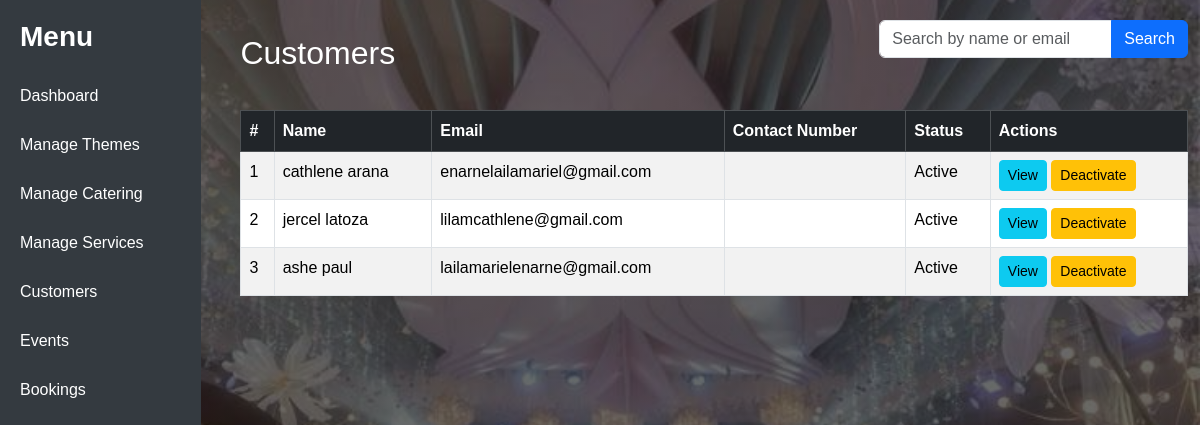
The app's page /php/customers.php with its own data.
### tables this page shows
CREATE TABLE `users` (
  `user_id` int(11) NOT NULL,
  `full_name` varchar(100) NOT NULL,
  `email` varchar(100) NOT NULL,
  `password` varchar(255) NOT NULL,
  `role` enum('customer','admin','staff') NOT NULL,
  `contact_number` varchar(20) DEFAULT NULL,
  `created_at` timestamp NOT NULL DEFAULT current_timestamp(),
  `status` enum('active','inactive') DEFAULT 'active'
);

### php/customers.php (the view, shortened to what this page needs)
<?php
try {
    $conn = new PDO("mysql:host=localhost;dbname=event_management", "root", "");
    $conn->setAttribute(PDO::ATTR_ERRMODE, PDO::ERRMODE_EXCEPTION);
    $search = $_GET['search'] ?? '';
    if ($search) {
        $stmt = $conn->prepare("
            SELECT * FROM users
            WHERE (name LIKE ? OR email LIKE ?) AND role='customer'
            ORDER BY user_id DESC
        ");
        $sql->execute(["%$search%", "%$search%"]);
        $customers = $sql->fetchAll(PDO::FETCH_ASSOC);
    } else {
        $sql = $conn->query("SELECT * FROM users WHERE role='customer' ORDER BY user_id DESC");
        $customers = $sql->fetchAll(PDO::FETCH_ASSOC);
    }
} catch (PDOException $e) {
    die("Connection failed: " . $e->getMessage());
}
?>
<!DOCTYPE html>
<html lang="en">
<head>
    <link rel="stylesheet" href="../bootstrap/bootstrap.css">
</head>
<body>
    <div class="sidebar">
        <h3>Menu</h3>
        <a href="admin_dashboard.php">Dashboard</a>
        <a href="themes.php">Manage Themes</a>
        <a href="catering.php">Manage Catering</a>
        <a href="services.php">Manage Services</a>
        <a href="customers.php">Customers</a>
        <a href="events.php">Events</a>
        <a href="bookings.php">Bookings</a>
    </div>
    <div class="container">
        <div class="navig d-flex justify-content-between align-items-center mb-3">
            <h2>Customers</h2>
            <form method="GET" class="search-bar">
                <div class="input-group mb-3">
                    <input type="text" name="search" class="form-control" placeholder="Search by name or email" value="<?= htmlspecialchars($search) ?>">
                    <button class="btn btn-primary" type="submit">Search</button>
                </div>
            </form>
        </div>
        <table class="table table-striped table-bordered">
            <thead class="table-dark">
                <tr>
                    <th>#</th>
                    <th>Name</th>
                    <th>Email</th>
                    <th>Contact Number</th>
                    <th>Status</th>
                    <th>Actions</th>
                </tr>
            </thead>
            <tbody>
                <?php if (count($customers) > 0): ?>
                    <?php foreach ($customers as $index => $cust): ?>
                        <tr>
                            <td><?= $index + 1 ?></td>
                            <td><?= htmlspecialchars($cust['full_name']) ?></td>
                            <td><?= htmlspecialchars($cust['email']) ?></td>
                            <td><?= htmlspecialchars($cust['contact_number']) ?></td>
                            <td><?= isset($cust['status']) ? ucfirst($cust['status']) : 'Active' ?></td>
                            <td>
                                <a href="view_customer.php?id=<?= $cust['user_id'] ?>" class="btn btn-sm btn-info">View</a>
                                <?php if (!isset($cust['status']) || $cust['status'] == 'active'): ?>
                                    <a href="react.php?id=<?= $cust['user_id'] ?>&action=deactivate" class="btn btn-sm btn-warning">Deactivate</a>
                                <?php else: ?>
                                    <a href="react.php?id=<?= $cust['user_id'] ?>&action=activate" class="btn btn-sm btn-success">Reactivate</a>
                                <?php endif; ?>
                            </td>
                        </tr>
                    <?php endforeach; ?>
                <?php else: ?>
                    <tr><td colspan="6" class="text-center">No customers found.</td></tr>
                <?php endif; ?>
            </tbody>
        </table>
    </div>
</body>
</html>

### php/customers.php (style rules this page uses)
body { font-family: Arial; display: flex; background: linear-gradient(to left, rgba(6,6,6,0.6), rgba(6,6,6,0.6)), url('../img/hompage.jpeg') no-repeat center center; background-size: cover; }
.sidebar { width: 250px; background: #343a40; color: white; padding-top: 20px; height: 100vh; top: 0; left: 0; }
.sidebar h3 { color: white; padding-left: 20px; margin-bottom: 20px; font-weight: bolder; }
.sidebar a { display: block; color: white; padding: 10px 20px; margin-bottom: 5px; border-radius: 5px; text-decoration: none; }
.container { margin-left: 27px; padding-top: 20px; }
.search-bar { max-width: 400px; margin-bottom: 20px; }
.navig h2 { color:white; }

### records on screen
users: full_name "cathlene arana", email "enarnelailamariel@gmail.com", status "Active"
users: full_name "jercel latoza", email "lilamcathlene@gmail.com", status "Active"
users: full_name "ashe paul", email "lailamarielenarne@gmail.com", status "Active"
